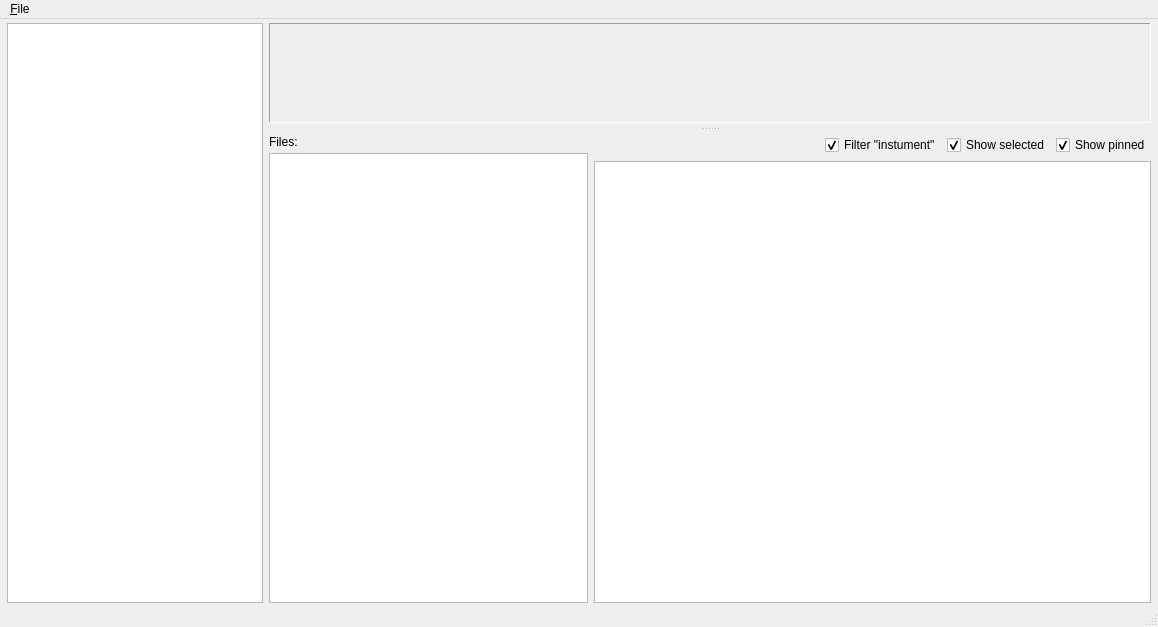
<?xml version="1.0" encoding="UTF-8"?>
<ui version="4.0">
 <class>kit_composer</class>
 <widget class="QMainWindow" name="kit_composer">
  <property name="geometry">
   <rect>
    <x>0</x>
    <y>0</y>
    <width>1158</width>
    <height>627</height>
   </rect>
  </property>
  <property name="windowTitle">
   <string>KitStarter</string>
  </property>
  <widget class="QWidget" name="centralwidget">
   <layout class="QHBoxLayout" name="horizontalLayout_2">
    <property name="leftMargin">
     <number>7</number>
    </property>
    <property name="topMargin">
     <number>4</number>
    </property>
    <property name="rightMargin">
     <number>7</number>
    </property>
    <property name="bottomMargin">
     <number>2</number>
    </property>
    <item>
     <widget class="QListWidget" name="lst_instruments">
      <property name="sizePolicy">
       <sizepolicy hsizetype="Fixed" vsizetype="Expanding">
        <horstretch>0</horstretch>
        <verstretch>0</verstretch>
       </sizepolicy>
      </property>
      <property name="iconSize">
       <size>
        <width>12</width>
        <height>12</height>
       </size>
      </property>
     </widget>
    </item>
    <item>
     <widget class="QSplitter" name="splitter">
      <property name="orientation">
       <enum>Qt::Vertical</enum>
      </property>
      <property name="handleWidth">
       <number>12</number>
      </property>
      <property name="childrenCollapsible">
       <bool>false</bool>
      </property>
      <widget class="QStackedWidget" name="stk_samples_widgets">
       <property name="minimumSize">
        <size>
         <width>0</width>
         <height>100</height>
        </size>
       </property>
       <property name="frameShape">
        <enum>QFrame::Panel</enum>
       </property>
       <property name="frameShadow">
        <enum>QFrame::Sunken</enum>
       </property>
       <property name="lineWidth">
        <number>1</number>
       </property>
       <widget class="QWidget" name="frm_instrument_settingsPage1"/>
      </widget>
      <widget class="QWidget" name="layoutWidget">
       <layout class="QHBoxLayout" name="bottom_right_layout" stretch="4,7">
        <item>
         <layout class="QVBoxLayout" name="files_layout">
          <property name="spacing">
           <number>4</number>
          </property>
          <item>
           <widget class="QLabel" name="lbl2">
            <property name="text">
             <string>Files:</string>
            </property>
           </widget>
          </item>
          <item>
           <widget class="QTreeView" name="tree_files">
            <property name="minimumSize">
             <size>
              <width>150</width>
              <height>0</height>
             </size>
            </property>
            <property name="selectionMode">
             <enum>QAbstractItemView::ExtendedSelection</enum>
            </property>
            <attribute name="headerVisible">
             <bool>false</bool>
            </attribute>
           </widget>
          </item>
         </layout>
        </item>
        <item>
         <layout class="QVBoxLayout" name="samples_layout">
          <item>
           <layout class="QHBoxLayout" name="horizontalLayout">
            <item>
             <spacer name="hzspc1">
              <property name="orientation">
               <enum>Qt::Horizontal</enum>
              </property>
              <property name="sizeHint" stdset="0">
               <size>
                <width>10</width>
                <height>20</height>
               </size>
              </property>
             </spacer>
            </item>
            <item>
             <widget class="QCheckBox" name="chk_filter_instrument">
              <property name="text">
               <string>Filter &quot;instument&quot;</string>
              </property>
              <property name="checked">
               <bool>true</bool>
              </property>
             </widget>
            </item>
            <item>
             <widget class="QCheckBox" name="chk_show_selected">
              <property name="text">
               <string>Show selected</string>
              </property>
              <property name="checked">
               <bool>true</bool>
              </property>
             </widget>
            </item>
            <item>
             <widget class="QCheckBox" name="chk_show_pinned">
              <property name="text">
               <string>Show pinned</string>
              </property>
              <property name="checked">
               <bool>true</bool>
              </property>
             </widget>
            </item>
           </layout>
          </item>
          <item>
           <widget class="QListWidget" name="lst_samples">
            <property name="selectionMode">
             <enum>QAbstractItemView::ExtendedSelection</enum>
            </property>
            <property name="iconSize">
             <size>
              <width>16</width>
              <height>16</height>
             </size>
            </property>
            <property name="isWrapping" stdset="0">
             <bool>true</bool>
            </property>
           </widget>
          </item>
         </layout>
        </item>
       </layout>
      </widget>
     </widget>
    </item>
   </layout>
  </widget>
  <widget class="QMenuBar" name="menubar">
   <property name="geometry">
    <rect>
     <x>0</x>
     <y>0</y>
     <width>1158</width>
     <height>22</height>
    </rect>
   </property>
   <widget class="QMenu" name="menu_File">
    <property name="title">
     <string>&amp;File</string>
    </property>
    <addaction name="action_new"/>
    <addaction name="action_open"/>
    <addaction name="action_save"/>
    <addaction name="action_save_as"/>
    <addaction name="action_exit"/>
   </widget>
   <addaction name="menu_File"/>
  </widget>
  <widget class="QStatusBar" name="statusbar"/>
  <action name="action_exit">
   <property name="text">
    <string>E&amp;xit</string>
   </property>
   <property name="shortcut">
    <string>Ctrl+Q</string>
   </property>
  </action>
  <action name="action_save">
   <property name="text">
    <string>&amp;Save</string>
   </property>
   <property name="shortcut">
    <string>Ctrl+S</string>
   </property>
  </action>
  <action name="action_save_as">
   <property name="text">
    <string>Save &amp;as ...</string>
   </property>
   <property name="shortcut">
    <string>Ctrl+Shift+A</string>
   </property>
  </action>
  <action name="action_new">
   <property name="text">
    <string>&amp;New</string>
   </property>
   <property name="shortcut">
    <string>Ctrl+N</string>
   </property>
  </action>
  <action name="action_open">
   <property name="text">
    <string>&amp;Open</string>
   </property>
   <property name="shortcut">
    <string>Ctrl+O</string>
   </property>
  </action>
 </widget>
 <resources/>
 <connections/>
</ui>
